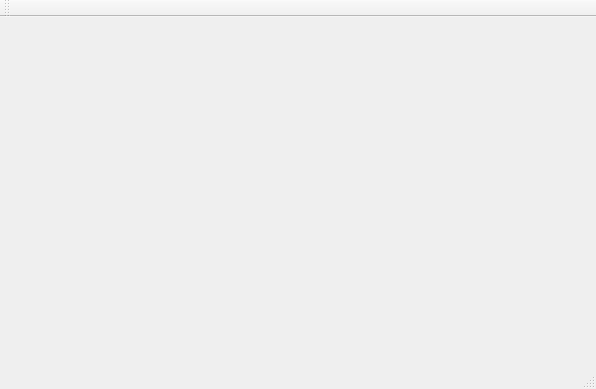
<?xml version="1.0" encoding="UTF-8"?>
<ui version="4.0">
 <class>Ihm</class>
 <widget class="QMainWindow" name="Ihm">
  <property name="geometry">
   <rect>
    <x>0</x>
    <y>0</y>
    <width>596</width>
    <height>389</height>
   </rect>
  </property>
  <property name="windowTitle">
   <string>Ihm</string>
  </property>
  <widget class="QWidget" name="centralWidget"/>
  <widget class="QMenuBar" name="menuBar">
   <property name="geometry">
    <rect>
     <x>0</x>
     <y>0</y>
     <width>596</width>
     <height>21</height>
    </rect>
   </property>
  </widget>
  <widget class="QToolBar" name="mainToolBar">
   <attribute name="toolBarArea">
    <enum>TopToolBarArea</enum>
   </attribute>
   <attribute name="toolBarBreak">
    <bool>false</bool>
   </attribute>
  </widget>
  <widget class="QStatusBar" name="statusBar"/>
 </widget>
 <layoutdefault spacing="6" margin="11"/>
 <resources/>
 <connections/>
</ui>
